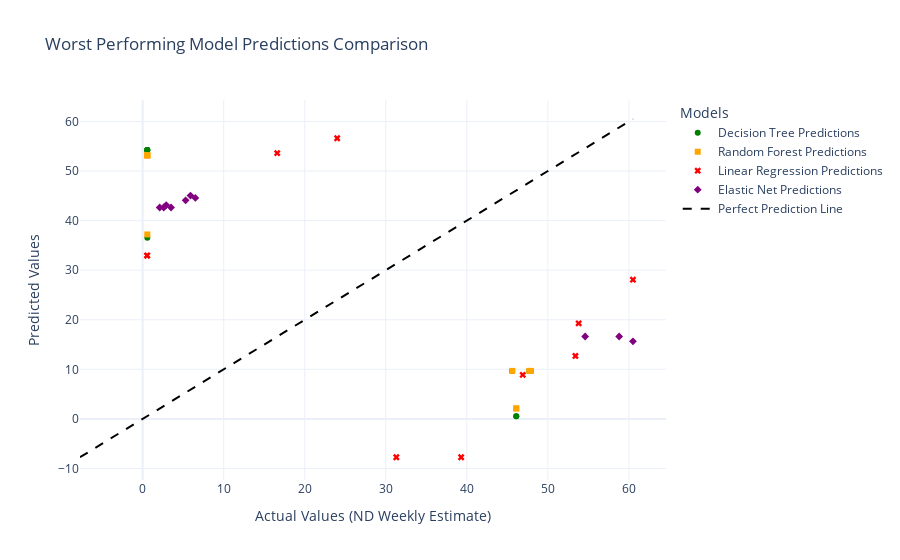

Notebook code cell kept with this figure:
### Code cell
fig = go.Figure()

fig.add_trace(go.Scatter(
    x=worst_performers_dt['ND_Weekly_Estimate'],
    y=worst_performers_dt['Predictions_DT'],
    mode='markers',
    name='Decision Tree Predictions',
    marker=dict(color='green', symbol='circle')
))

fig.add_trace(go.Scatter(
    x=worst_performers_rf['ND_Weekly_Estimate'],
    y=worst_performers_rf['Predictions_RF'],
    mode='markers',
    name='Random Forest Predictions',
    marker=dict(color='orange', symbol='square')
))

fig.add_trace(go.Scatter(
    x=worst_performers_lr['ND_Weekly_Estimate'],
    y=worst_performers_lr['Predictions_LR'],
    mode='markers',
    name='Linear Regression Predictions',
    marker=dict(color='red', symbol='x')
))

fig.add_trace(go.Scatter(
    x=worst_performers_en['ND_Weekly_Estimate'],
    y=worst_performers_en['Predictions_EN'],
    mode='markers',
    name='Elastic Net Predictions',
    marker=dict(color='purple', symbol='diamond')
))

max_value = max(
    worst_performers_dt['ND_Weekly_Estimate'].max(),
    worst_performers_rf['ND_Weekly_Estimate'].max(),
    worst_performers_lr['ND_Weekly_Estimate'].max(),
    worst_performers_en['ND_Weekly_Estimate'].max(),
    worst_performers_dt['Predictions_DT'].max(),
    worst_performers_rf['Predictions_RF'].max(),
    worst_performers_lr['Predictions_LR'].max(),
    worst_performers_en['Predictions_EN'].max()
)

min_value = min(
    worst_performers_dt['ND_Weekly_Estimate'].min(),
    worst_performers_rf['ND_Weekly_Estimate'].min(),
    worst_performers_lr['ND_Weekly_Estimate'].min(),
    worst_performers_en['ND_Weekly_Estimate'].min(),
    worst_performers_dt['Predictions_DT'].min(),
    worst_performers_rf['Predictions_RF'].min(),
    worst_performers_lr['Predictions_LR'].min(),
    worst_performers_en['Predictions_EN'].min()
)

fig.add_trace(go.Scatter(
    x=[min_value, max_value],
    y=[min_value, max_value],
    mode='lines',
    name='Perfect Prediction Line',
    line=dict(color='black', dash='dash')
))

fig.update_layout(
    xaxis_title='Actual Values (ND Weekly Estimate)',
    yaxis_title='Predicted Values',
    title='Worst Performing Model Predictions Comparison',
    legend_title_text='Models',
    template='plotly_white'
)

fig.show()

### Figure 1 — Plotly figure (JSON) as saved in the notebook; plotly's stock layout.template omitted (floating-point values rounded to 4 significant figures)
{"data": [{"marker": {"color": "green", "symbol": "circle"}, "mode": "markers", "name": "Decision Tree Predictions", "type": "scatter", "x": [0.567, 0.567, 0.567, 0.568, 46.1, 46.1, 47.9, 47.7, 0.573, 45.6], "y": [54.23, 54.23, 54.23, 54.23, 0.515, 0.515, 9.672, 9.672, 36.52, 9.672]}, {"marker": {"color": "orange", "symbol": "square"}, "mode": "markers", "name": "Random Forest Predictions", "type": "scatter", "x": [0.567, 0.567, 0.567, 0.568, 46.1, 46.1, 47.9, 47.7, 0.573, 45.6], "y": [53.17, 53.17, 53.17, 53.17, 2.116, 2.116, 9.683, 9.683, 37.21, 9.683]}, {"marker": {"color": "red", "symbol": "x"}, "mode": "markers", "name": "Linear Regression Predictions", "type": "scatter", "x": [39.3, 53.4, 31.3, 46.9, 16.6, 53.8, 24, 60.5, 0.552, 0.552], "y": [-7.734, 12.7, -7.734, 8.875, 53.61, 19.27, 56.62, 28.09, 32.95, 32.95]}, {"marker": {"color": "purple", "symbol": "diamond"}, "mode": "markers", "name": "Elastic Net Predictions", "type": "scatter", "x": [60.5, 58.8, 2.1, 2.9, 2.6, 5.9, 3.5, 5.3, 6.5, 54.6], "y": [15.65, 16.62, 42.64, 43.13, 42.64, 45.06, 42.64, 44.09, 44.57, 16.62]}, {"line": {"color": "black", "dash": "dash"}, "mode": "lines", "name": "Perfect Prediction Line", "type": "scatter", "x": [-7.734, 60.5], "y": [-7.734, 60.5]}], "layout": {"legend": {"title": {"text": "Models"}}, "title": {"text": "Worst Performing Model Predictions Comparison"}, "xaxis": {"title": {"text": "Actual Values (ND Weekly Estimate)"}}, "yaxis": {"title": {"text": "Predicted Values"}}}}
